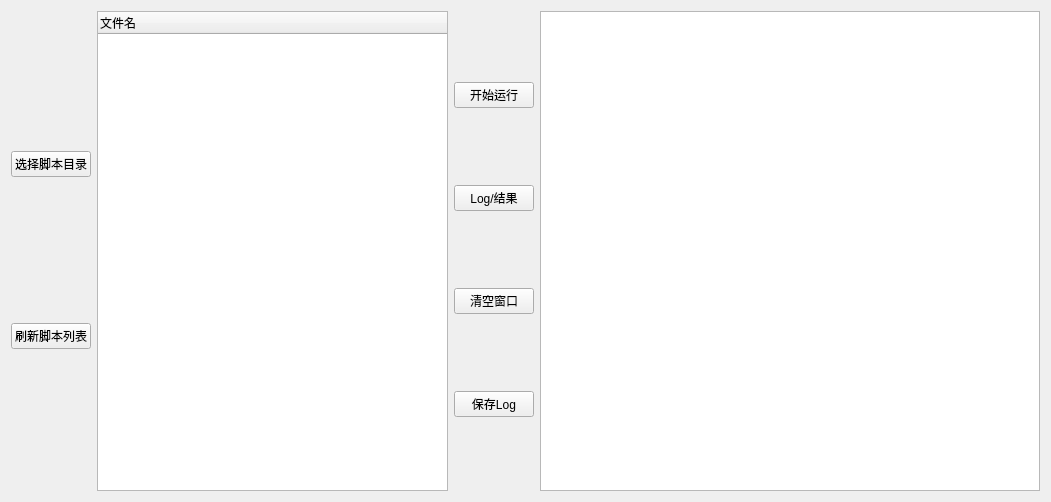
<?xml version="1.0" encoding="UTF-8"?>
<ui version="4.0">
 <class>Form</class>
 <widget class="QWidget" name="Form">
  <property name="geometry">
   <rect>
    <x>0</x>
    <y>0</y>
    <width>1051</width>
    <height>502</height>
   </rect>
  </property>
  <property name="windowTitle">
   <string>Form</string>
  </property>
  <layout class="QHBoxLayout" name="horizontalLayout">
   <item>
    <layout class="QVBoxLayout" name="verticalLayout">
     <item>
      <widget class="QPushButton" name="select">
       <property name="text">
        <string>选择脚本目录</string>
       </property>
      </widget>
     </item>
     <item>
      <widget class="QPushButton" name="refresh">
       <property name="text">
        <string>刷新脚本列表</string>
       </property>
      </widget>
     </item>
    </layout>
   </item>
   <item>
    <widget class="QTreeWidget" name="Filetree">
     <column>
      <property name="text">
       <string>文件名</string>
      </property>
     </column>
    </widget>
   </item>
   <item>
    <layout class="QVBoxLayout" name="verticalLayout_2">
     <item>
      <widget class="QPushButton" name="Run">
       <property name="text">
        <string>开始运行</string>
       </property>
      </widget>
     </item>
     <item>
      <widget class="QPushButton" name="Resultcheck">
       <property name="text">
        <string>Log/结果</string>
       </property>
      </widget>
     </item>
     <item>
      <widget class="QPushButton" name="Clear">
       <property name="text">
        <string>清空窗口</string>
       </property>
      </widget>
     </item>
     <item>
      <widget class="QPushButton" name="Savelog">
       <property name="text">
        <string>保存Log</string>
       </property>
      </widget>
     </item>
    </layout>
   </item>
   <item>
    <widget class="QTextBrowser" name="Logbrowser">
     <property name="minimumSize">
      <size>
       <width>500</width>
       <height>0</height>
      </size>
     </property>
    </widget>
   </item>
  </layout>
 </widget>
 <resources/>
 <connections/>
</ui>
